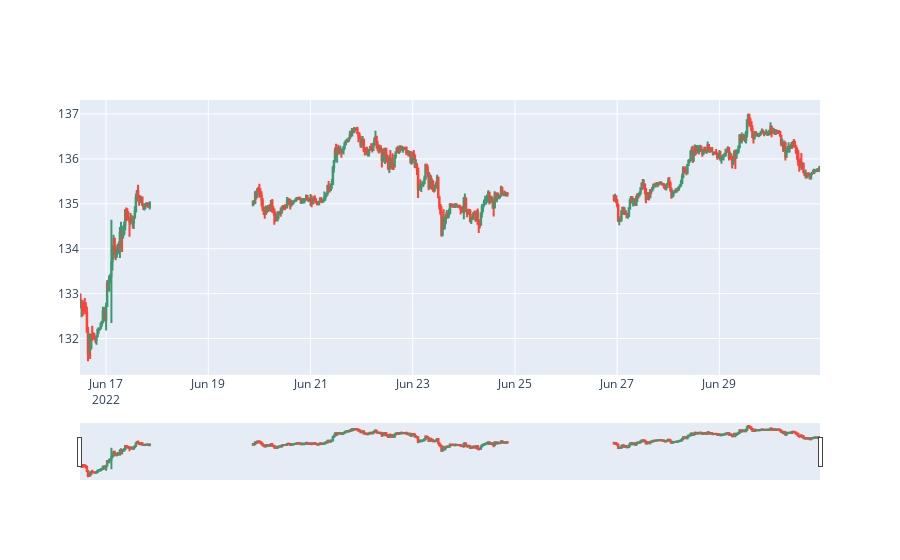

Source (notebook cell):
### Code cell
fig = go.Figure(data=[go.Candlestick(x=data['datetime'],
                open=data['open'],
                high=data['high'],
                low=data['low'],
                close=data['close'])])

fig.show()

### Figure 1 — Plotly figure (JSON) as saved in the notebook; plotly's stock layout.template omitted (floating-point values rounded to 4 significant figures; data arrays with more than 128 entries replaced by an {"elided": "..."} marker saying what was removed)
{"data": [{"close": {"elided": "500 float values"}, "high": {"elided": "500 float values"}, "low": {"elided": "500 float values"}, "open": {"elided": "500 float values"}, "type": "candlestick", "x": {"elided": "500 str values"}}], "layout": {}}
